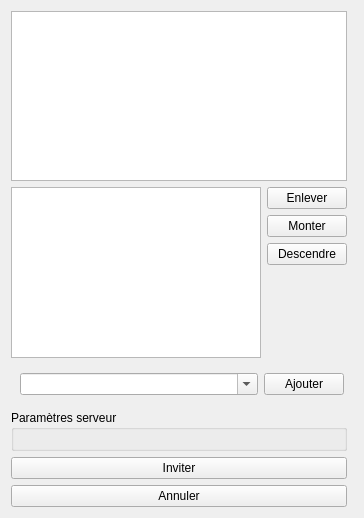
<?xml version="1.0" encoding="UTF-8"?>
<ui version="4.0">
 <class>dock_invitation</class>
 <widget class="QWidget" name="dock_invitation">
  <property name="geometry">
   <rect>
    <x>0</x>
    <y>0</y>
    <width>364</width>
    <height>518</height>
   </rect>
  </property>
  <property name="windowTitle">
   <string>Form</string>
  </property>
  <layout class="QGridLayout" name="gridLayout_2">
   <item row="4" column="1">
    <spacer name="verticalSpacer">
     <property name="orientation">
      <enum>Qt::Vertical</enum>
     </property>
     <property name="sizeHint" stdset="0">
      <size>
       <width>20</width>
       <height>40</height>
      </size>
     </property>
    </spacer>
   </item>
   <item row="2" column="1">
    <widget class="QPushButton" name="bouton_monter">
     <property name="text">
      <string>Monter</string>
     </property>
    </widget>
   </item>
   <item row="6" column="0" colspan="2">
    <widget class="QGroupBox" name="formulaire_serveur">
     <property name="title">
      <string>Paramètres serveur</string>
     </property>
     <layout class="QGridLayout" name="gridLayout_3">
      <item row="0" column="0">
       <widget class="tarotv::ui::form_widget" name="formulaire" native="true"/>
      </item>
     </layout>
    </widget>
   </item>
   <item row="8" column="0" colspan="2">
    <widget class="QPushButton" name="bouton_annuler">
     <property name="text">
      <string>Annuler</string>
     </property>
    </widget>
   </item>
   <item row="1" column="1">
    <widget class="QPushButton" name="bouton_enlever">
     <property name="text">
      <string>Enlever</string>
     </property>
    </widget>
   </item>
   <item row="1" column="0" rowspan="4">
    <widget class="QListView" name="liste_invites">
     <property name="editTriggers">
      <set>QAbstractItemView::NoEditTriggers</set>
     </property>
     <property name="alternatingRowColors">
      <bool>true</bool>
     </property>
     <property name="selectionMode">
      <enum>QAbstractItemView::SingleSelection</enum>
     </property>
     <property name="movement">
      <enum>QListView::Snap</enum>
     </property>
    </widget>
   </item>
   <item row="3" column="1">
    <widget class="QPushButton" name="bouton_descendre">
     <property name="text">
      <string>Descendre</string>
     </property>
    </widget>
   </item>
   <item row="7" column="0" colspan="2">
    <widget class="QPushButton" name="bouton_inviter">
     <property name="text">
      <string>Inviter</string>
     </property>
    </widget>
   </item>
   <item row="5" column="0" colspan="3">
    <widget class="QWidget" name="widget" native="true">
     <layout class="QGridLayout" name="gridLayout">
      <item row="0" column="1">
       <widget class="QPushButton" name="bouton_ajouter">
        <property name="sizePolicy">
         <sizepolicy hsizetype="Fixed" vsizetype="Fixed">
          <horstretch>0</horstretch>
          <verstretch>0</verstretch>
         </sizepolicy>
        </property>
        <property name="text">
         <string>Ajouter</string>
        </property>
       </widget>
      </item>
      <item row="0" column="0">
       <widget class="QComboBox" name="choix_joueurs">
        <property name="editable">
         <bool>true</bool>
        </property>
       </widget>
      </item>
     </layout>
     <zorder>choix_joueurs</zorder>
     <zorder>bouton_ajouter</zorder>
    </widget>
   </item>
   <item row="0" column="0" colspan="2">
    <widget class="QListView" name="choix_invitation">
     <property name="editTriggers">
      <set>QAbstractItemView::NoEditTriggers</set>
     </property>
     <property name="alternatingRowColors">
      <bool>true</bool>
     </property>
    </widget>
   </item>
  </layout>
 </widget>
 <customwidgets>
  <customwidget>
   <class>tarotv::ui::form_widget</class>
   <extends>QWidget</extends>
   <header>dock_invitation.hpp</header>
   <container>1</container>
   <slots>
    <slot>set_types(tarotv::protocol::config)</slot>
    <slot>set_values(QStringValueMap)</slot>
   </slots>
  </customwidget>
 </customwidgets>
 <resources/>
 <connections/>
 <slots>
  <signal>demander_invitation(QStringList,QStringValueMap)</signal>
  <signal>demander_annulation()</signal>
  <slot>set_config(tarotv::protocol::config)</slot>
  <slot>autoriser_invitation(bool)</slot>
  <slot>interdire_invitation(bool)</slot>
  <slot>nouveau_joueur(QString)</slot>
  <slot>depart_joueur(QString)</slot>
  <slot>moi(QString)</slot>
  <slot>nouvelle_invitation(QString,QStringList,QStringValueMap)</slot>
  <slot>invitation_annulee(QString)</slot>
 </slots>
</ui>
